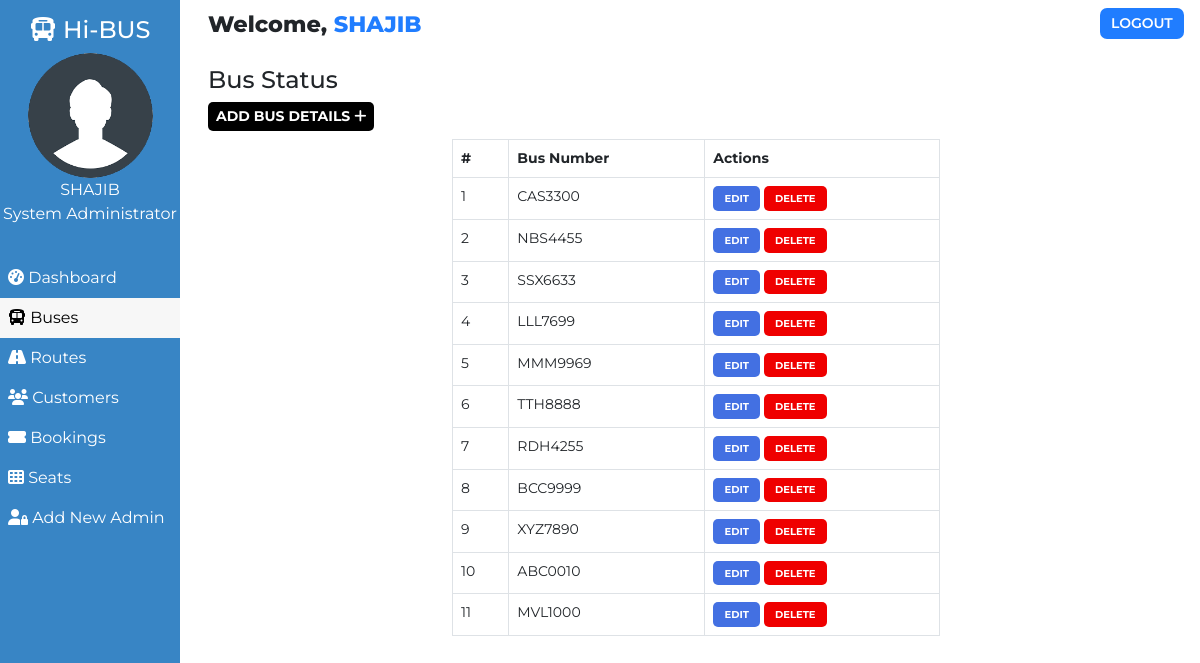
The page /admin/bus.php (signed in) on the database its author committed.
### tables this page shows
CREATE TABLE `users` (
  `user_id` int(11) NOT NULL,
  `user_fullname` varchar(100) NOT NULL,
  `user_name` varchar(30) NOT NULL,
  `user_password` varchar(255) NOT NULL,
  `user_created` datetime NOT NULL DEFAULT CURRENT_TIMESTAMP
);

CREATE TABLE `buses` (
  `id` int(100) NOT NULL,
  `bus_no` varchar(255) NOT NULL,
  `bus_assigned` tinyint(1) NOT NULL DEFAULT '0',
  `bus_created` datetime NOT NULL DEFAULT CURRENT_TIMESTAMP
);

### admin/bus.php (the view, shortened to what this page needs)
<!DOCTYPE html>
<html lang="en">
<head>
    <link href="https://cdn.jsdelivr.net/npm/bootstrap@5.0.1/dist/css/bootstrap.min.css" rel="stylesheet">
    <?php
        $page="bus";
    ?>
</head>
<body>
    <?php require '../assets/partials/_admin-header.php';?>
        <?php
            $resultSql = "SELECT * FROM `buses` ORDER BY bus_created DESC";
            $resultSqlResult = mysqli_query($conn, $resultSql);
            if(!mysqli_num_rows($resultSqlResult)){ ?>
                <div class="container mt-4">
                    <div id="noCustomers" class="alert alert-dark " role="alert">
                        <h1 class="alert-heading">No Buses Found!!</h1>
                        <p class="fw-light">Be the first person to add one!</p>
                        <hr>
                        <div id="addCustomerAlert" class="alert alert-success" role="alert">
                                Click on <button id="add-button" class="button btn-sm"type="button"data-bs-toggle="modal" data-bs-target="#addModal">ADD <i class="fas fa-plus"></i></button> to add a bus!
                        </div>
                    </div>
                </div>
            <?php }
            else { ?>
            <section id="bus">
                <div id="head">
                    <h4>Bus Status</h4>
                </div>
                <div id="bus-results">
                    <div>
                        <button id="add-button" class="button btn-sm" type="button"data-bs-toggle="modal" data-bs-target="#addModal">Add Bus Details <i class="fas fa-plus"></i></button>
                    </div>
                    <table class="table table-hover table-bordered">
                        <thead>
                            <th>#</th>
                            <th>Bus Number</th>
                            <th>Actions</th>
                        </thead>
                        <?php
                            $ser_no = 0;
                            while($row = mysqli_fetch_assoc($resultSqlResult))
                            {
                                $ser_no++;
                                $id = $row["id"];
                                $busno = $row["bus_no"];
                        ?>
                        <tr>
                            <td>
                                <?php
                                    echo $ser_no;
                                ?>
                            </td>
                            <td>
                                <?php
                                    echo $busno;
                                ?>
                            </td>
                            <td>
                            <button class="button edit-button " data-link="<?php echo $_SERVER['REQUEST_URI']; ?>" data-id="<?php
                                                echo $id;?>" data-busno="<?php
                                                echo $busno;?>"
                                                >Edit</button>
                                            <button class="button delete-button" data-bs-toggle="modal" data-bs-target="#deleteModal" data-id="<?php
                                                echo $id;?>">Delete</button>
                            </td>
                        </tr>
                        <?php
                        }
                    ?>
                    </table>
                </div>
            </section>
            <?php } ?>
        </div>
    </main>
</body>
</html>

### assets/partials/_admin-header.php (shortened to what this page needs)
<?php
    $conn = db_connect();
    $user_id = $_SESSION['user_id'];
    $sql = "SELECT * FROM users WHERE user_id = $user_id";
    $result = mysqli_query($conn, $sql);
    if($row = mysqli_fetch_assoc($result))
    {
        $user_fullname = $row["user_fullname"];
    }
?>
    <main id="container">
        <div id="sidebar">
            <h4><i class="fas fa-bus"></i> Hi-BUS</h4>
            <div>
                <img class="adminDp" src="../assets/img/userav-min.png" height="125px" alt="Admin Profile Pic">
                <p>
                    <?php  echo $user_fullname;  ?>
                </p>
                <p>System Administrator</p>
            </div>
            <ul id="options">
                <li class="option <?php if($page=='dashboard'){ echo 'active';}?>">
                    <a href="./dashboard.php">
                    <i class="fas fa-tachometer-alt"></i> Dashboard
                    </a>
                </li>
                <li class="option <?php if($page=='bus'){ echo 'active';}?>">
                    <a href="./bus.php">
                    <i class="fas fa-bus"></i> Buses
                    </a>
                </li>
                <li class="option <?php if($page=='route'){ echo 'active';}?>">
                    <a href="./route.php">
                    <i class="fas fa-road"></i> Routes
                    </a>
                </li>
                <li class="option <?php if($page=='customer'){ echo 'active';}?>">
                    <a href="./customer.php">
                    <i class="fas fa-users"></i> Customers
                    </a>
                </li>
                <li class="option <?php if($page=='booking'){ echo 'active';}?>">
                    <a href="./booking.php">
                    <i class="fas fa-ticket-alt"></i> Bookings
                    </a>
                </li>
                <li class="option <?php if($page=='seat'){ echo 'active';}?>">
                    <a href="./seat.php">
                    <i class="fas fa-th"></i> Seats
                    </a>
                </li>
                <li class="option <?php if($page=='signup'){ echo 'active';}?>">
                    <a href="./signup.php">
                    <i class="fas fa-user-lock"></i> Add New Admin
                    </a>
                </li>
            </ul>
        </div>
        <div id="main-content">
            <section id="welcome">
                <ul>
                    <li class="welcome-item">Welcome,
                        <span id="USER">
                            <?php
                                echo $user_fullname;
                            ?>
                        </span>
                    </li>
                    <li class="welcome-item">
                        <button id="logout" class="btn-sm">
                            <a href="../assets/partials/_logout.php">LOGOUT</a>
                        </button>
                    </li>
                </ul>
            </section>

### assets/styles/admin.php (style rules this page uses)
body { margin: 0; box-sizing: border-box; font-family: 'Montserrat', sans-serif; background-color: white; }
html { scroll-behavior: smooth; }
*, *::after, *::before { box-sizing: inherit; }
#USER { color: #207DFF; }
.adminDp { border-radius: 50%; }
#welcome { background-color: white; }
#welcome ul { display: flex; justify-content: space-between; list-style-type: none; padding: 0; margin: 0; }
#welcome li { margin: 0 1rem; padding: 0.5rem 0; }
#welcome li:first-child { font-weight: 800; font-size: 1.4rem; }
#logout { padding: 0.3rem 0.7rem; background-color: #207DFF; font-weight: 600; outline: none; border: none; border-radius: 7px; }
#logout a { color: white; text-decoration: none; }
@media only screen and (min-width:1000px) { #sidebar { text-align: center; background-color: #3885c5; color: white; width: 15%; position: fixed; top: 0%; padding-top: 1rem; z-index: 2; height: 100vh; } }
@media only screen and (min-width:1000px) { #sidebar p { margin: 0; } }
@media only screen and (min-width:1000px) { #sidebar ul { margin-top: 2rem; } }
@media only screen and (min-width:1000px) { #options { list-style-type: none; text-align: left; padding-left: 0; } }
@media only screen and (min-width:1000px) { .option a { display: block; padding: 0.5rem; text-decoration: none; color: inherit; } }
@media only screen and (min-width:1000px) { .active { background-color:#f7f7f7; color:black; } }
@media only screen and (min-width:1000px) { #main-content { margin-left: 16%; } }

### assets/styles/admin-options.php (style rules this page uses)
* { font-family: Montserrat; }
#booking #head, #customer #head, #route #head, #seat #head, #bus #head { padding-top: 1rem; }
#booking, #customer, #route, #bus, #seat { padding: 0 1rem; }
#booking-results > div, #customer-results > div, #route-results > div, #bus-results > div { margin-bottom: 0.5rem; }
#booking-results button, #customer-results button, #route button, #bus-results button { border-radius: 5px; }
.button { border: none; font-weight: bold; text-transform: uppercase; }
#add-button { background-color: black; color: white; }
table { font-size: 14px; }
#bus table { width: 50%; margin: 0 auto; }
#bus .edit-button, #bus .delete-button, #route .edit-button, #route .delete-button, #customer .edit-button, #customer .delete-button { padding: 0.3rem 0.7rem; }
table th,td { padding-left: 0.3rem; }
table button { color: white; }
.edit-button { background-color: #4370E2; }
.delete-button { background-color: #EF0000; }
.edit-button, .delete-button { font-size: 10px }

### rows shown on the page
users: user_fullname "SHAJIB"
buses: bus_no "CAS3300"
buses: bus_no "NBS4455"
buses: bus_no "SSX6633"
buses: bus_no "LLL7699"
buses: bus_no "MMM9969"
buses: bus_no "TTH8888"
buses: bus_no "RDH4255"
buses: bus_no "BCC9999"
buses: bus_no "XYZ7890"
buses: bus_no "ABC0010"
buses: bus_no "MVL1000"
